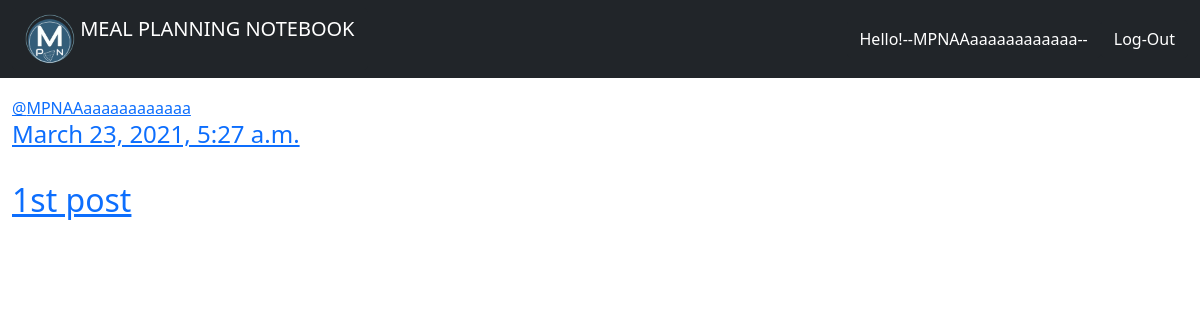
The app's page /reviewpost/mypost/ (signed in) with its own data.
### reviewpost/models.py (models this page shows, shortened)
class Reviewpost(models.Model):
    sno=models.AutoField(primary_key=True)
    content_name = models.CharField(max_length=150, null=True)
    content = models.TextField()
    photos = models.ImageField(default="p1.png",upload_to="images/%y",null=True, blank=True)
    date_created = models.DateTimeField(default=now)
    user = models.ForeignKey(User,on_delete=models.CASCADE)

### reviewpost/views.py (the view)
# urls.py: path('mypost/', views.mypost, name='mypost'),
@login_required
def mypost(request):
    form = Reviewpost.objects.filter(user=request.user)
    return render(request, 'reviewpost/mypost.html', {'form':form})

### reviewpost/templates/reviewpost/mypost.html
{% extends 'reviewpost/base.html' %}
{% block content %}
{% for i in form %}
<a href="{% url 'mypostd' i.sno %}">@{{ i.user }}<br><h4>{{ i.date_created }}</h4><br><h2>{{ i.content }}</h2></a> <br>
{% endfor %}
{% endblock %}

### reviewpost/templates/reviewpost/base.html (shortened to what this page needs)
{% load static %}
<!DOCTYPE html>
<html lang="en">
<head>
    <link href="https://cdn.jsdelivr.net/npm/bootstrap@5.0.0-beta2/dist/css/bootstrap.min.css" rel="stylesheet">
</head>
<body>
<nav class="navbar navbar-expand-md fixed-top bg-dark navbar-dark">
        <div class="container-fluid">
        <div class="navbar-header">
            <a href="{% url 'home' %}" class="navbar-brand btn btn-dark">
            <img src="{% static 'images/icon.png' %}" width="50" height="50" class="d-inline-block align-top">
            <span>MEAL PLANNING NOTEBOOK</span>
            </a>
        </div>
        {% if user.is_authenticated %}
        <ul class="navbar-nav">
            <li class="nav-item"><button type="button"  class="btn btn-dark"> Hello!--{{ user.username }}-- </button></li>
            <li class="nav-item">
                <form method="POST" action="{% url 'logoutuser' %}">
                <button type="submit"  class="btn btn-dark">Log-Out</button>
            </li>
        </ul>
        {% endif %}
    </div>
    </nav>
    <div class="container-fluid">
        <br>
        <br>
        <br>
        <br>
    {% block content %}{% endblock %}
</div>
</body>
</html>

### records on screen
Reviewpost: user "MPNAAaaaaaaaaaaaa", date_created "March 23, 2021, 5:27 a.m.", content "1st post"

### other values on screen
{{ user.username }} "MPNAAaaaaaaaaaaaa"
